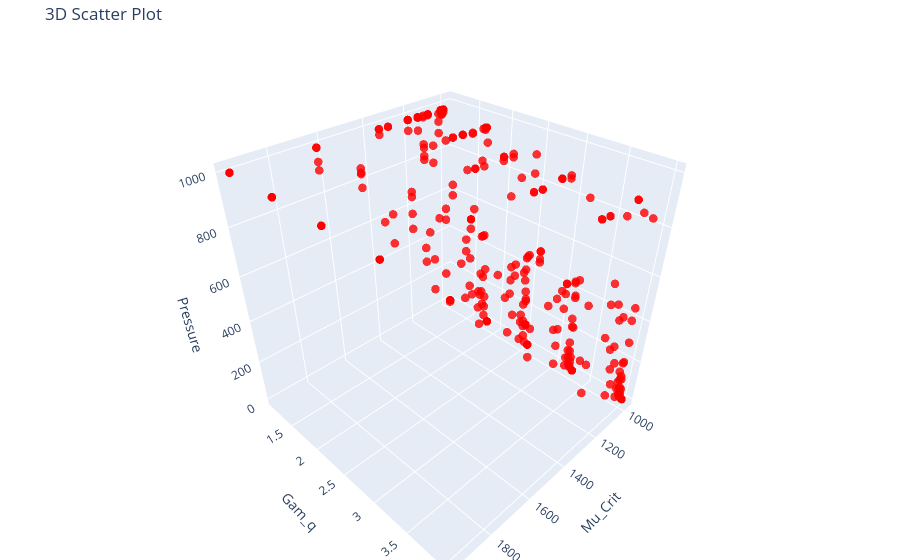

The notebook cell this image was saved under:
### Code cell
import plotly.graph_objects as go

# Assuming `gam_h`, `gam_q`, and `P_all_1` are defined as lists or arrays
fig = go.Figure()

# Add a 3D scatter plot
fig.add_trace(go.Scatter3d(
    x=mu_crit,  # X-axis data
    y=gam_q,  # Y-axis data
    z=P_all,  # Z-axis data
    mode='markers',
    marker=dict(
        size=5,       # Marker size
        color='red',  # Marker color
        opacity=0.8   # Transparency
    ),
    name="Data Points"
))

# Update layout
fig.update_layout(
    title='3D Scatter Plot',
    scene=dict(
        xaxis_title=r'Mu_Crit',
        yaxis_title=r'Gam_q',
        zaxis_title=r'Pressure'
    ),
    margin=dict(l=0, r=0, b=0, t=40)  # Adjust margins
)

# Show the plot
fig.show()

### Figure 1 — Plotly figure (JSON) as saved in the notebook; plotly's stock layout.template omitted (floating-point values rounded to 4 significant figures; data arrays with more than 128 entries replaced by an {"elided": "..."} marker saying what was removed)
{"data": [{"marker": {"color": "red", "opacity": 0.8, "size": 5}, "mode": "markers", "name": "Data Points", "type": "scatter3d", "x": {"elided": "360 float values"}, "y": {"elided": "360 float values"}, "z": {"elided": "360 float values"}}], "layout": {"margin": {"b": 0, "l": 0, "r": 0, "t": 40}, "scene": {"xaxis": {"title": {"text": "Mu_Crit"}}, "yaxis": {"title": {"text": "Gam_q"}}, "zaxis": {"title": {"text": "Pressure"}}}, "title": {"text": "3D Scatter Plot"}}}
